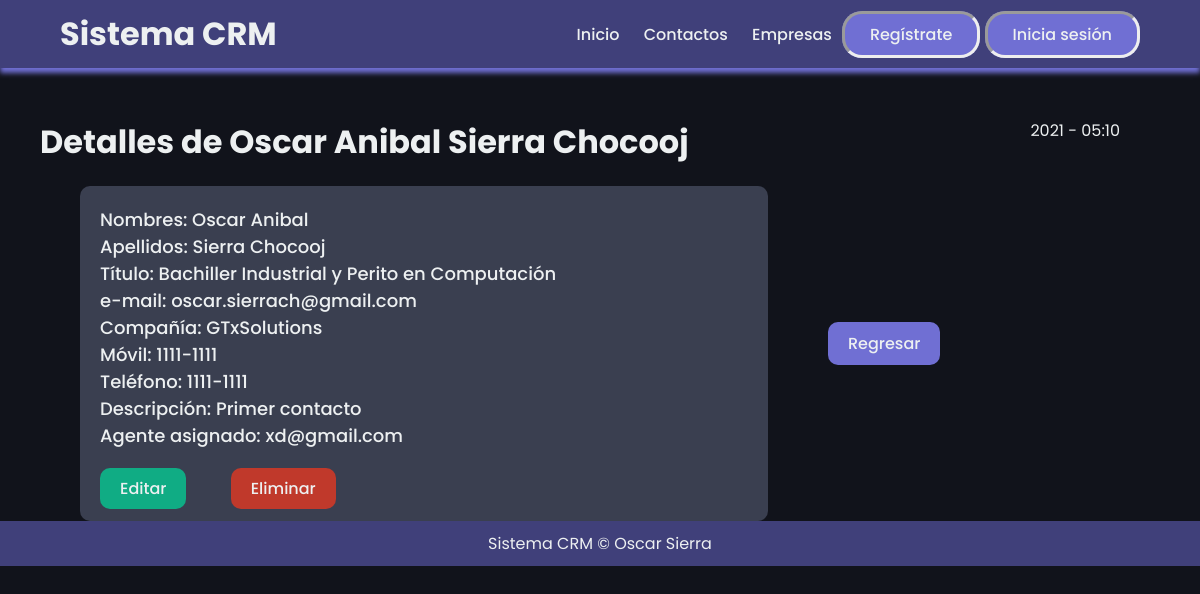
/contactos/2/, run on the app's committed database.
### mainapp/models.py (models this page shows, shortened)
class Lead(models.Model):
    nombres = models.CharField(max_length=45)
    apellidos = models.CharField(max_length=45)
    titulo = models.CharField(max_length=45)
    email = models.CharField(max_length=45)
    compania = models.CharField(max_length=45)
    movil = models.CharField(max_length=20)
    telefono = models.CharField(max_length=45)
    descripcion = models.CharField(max_length=200)
    agente = models.ForeignKey("Agent", on_delete=models.CASCADE)

class Agent(models.Model):
    user = models.OneToOneField(User, on_delete=models.CASCADE)
    def __str__(self):
        return self.user.email

class User(AbstractUser):
    pass

### mainapp/views.py (the view)
# urls.py: path('contactos/<int:pk>/', leadDetailView.as_view(), name="lead_detail"),
class leadDetailView(DetailView):
    template_name="mainapp/lead_detail.html"
    queryset = Lead.objects.all()
    context_object_name = "contacto"

### mainapp/templates/mainapp/lead_detail.html (shortened to what this page needs)
{% extends 'layouts/layouts.html'%}
{% block content %}
<div class="start">
    <div class="initial">
        <h1>Detalles de {{ contacto.nombres }} {{ contacto.apellidos }}</h1>
            <div id="time">
                {% now "Y - h:m"%}
            </div>
        </div>
    </div>
<div class="content">
    <div class="box">
        <p>Nombres: {{ contacto.nombres }}
        <br/>
        Apellidos: {{ contacto.apellidos }}
        <br/>
        Título: {{ contacto.titulo }}
        <br/>
        e-mail: {{ contacto.email }}
        <br/>
        Compañía: {{ contacto.compania }}
        <br/>
        Móvil: {{ contacto.movil }}
        <br/>
        Teléfono: {{ contacto.telefono }}
        <br/>
        Descripción: {{ contacto.descripcion }}
        <br/>
        Agente asignado: {{ contacto.agente }}
        <br/><br/></p>
        <a class="submitbtn" href="{% url 'lead_update' contacto.pk %}"><button>Editar</button></a>
        <a class="delbtn" href="{% url 'lead_delete' contacto.pk %}"><button>Eliminar</button></a>
    </div>
    <a class="backbtn" href="{% url 'lead_list' %}"><button>Regresar</button></a>
</div>
{% endblock %}

### mainapp/static/css/styles.css (style rules this page uses)
* { margin: 0; padding: 0; font-family: "Poppins", sans-serif; color: #edf0f1; text-decoration: none; }
body { box-sizing: border-box; background-color: #11131b; }
li, a, button { font-weight: 500; font-size: 16px; text-decoration: none; border: none; background-color: transparent; }
.start { width: 90%; margin-top: 50px; margin-left: 40px; margin-right: 40px; }
.box { display: block; width: 60%; border-radius: 10px; background-color: #3a3f50; margin-left: 20px; margin-right: 20px; padding: 20px; margin-top: 20px; }
.box p { font-weight: 500; font-size: 18px; }
.initial { display: flex; justify-content: space-between; }
.content { display: flex; align-items: center; width: 90%; margin: auto; justify-content: flex-start; }
.backbtn { margin-left: 40px; margin-top: 40px; margin-bottom: 40px; padding: 9px 20px; background-color: #706fd3; border-radius: 10px; cursor: pointer; transition: all 0.3s ease 0s; }
.delbtn { margin-top: 40px; margin-left: 40px; margin-bottom: 40px; padding: 9px 20px; background-color: #c0392b; border-radius: 10px; cursor: pointer; transition: all 0.3s ease 0s; }
.submitbtn { margin-top: 20px; padding: 9px 20px; background-color: #10ac84; border-radius: 10px; cursor: pointer; transition: all 0.3s ease 0s; }

### data on the page
Lead: nombres "Oscar Anibal", apellidos "Sierra Chocooj", titulo "Bachiller Industrial y Perito en Computación", email "oscar.sierrach@gmail.com", compania "GTxSolutions", movil "1111-1111", telefono "1111-1111", descripcion "Primer contacto", agente "xd@gmail.com"
